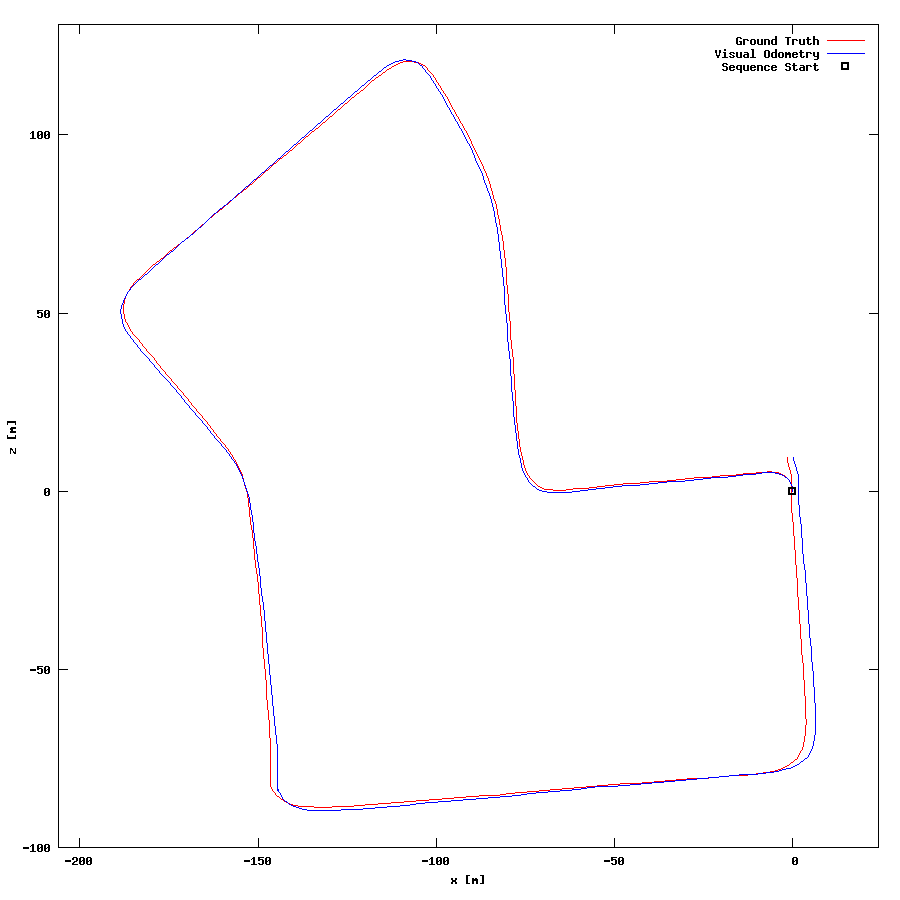

The gnuplot source for this figure:
set term postscript eps enhanced color
set output "07.eps"
set size ratio -1
set xrange [-206:24]
set yrange [-100:131]
set xlabel "x [m]"
set ylabel "z [m]"
plot "07.txt" using 1:2 lc rgb "#FF0000" title 'Ground Truth' w lines,"07.txt" using 3:4 lc rgb "#0000FF" title 'Visual Odometry' w lines,"< head -1 07.txt" using 1:2 lc rgb "#000000" pt 4 ps 1 lw 2 title 'Sequence Start' w points
